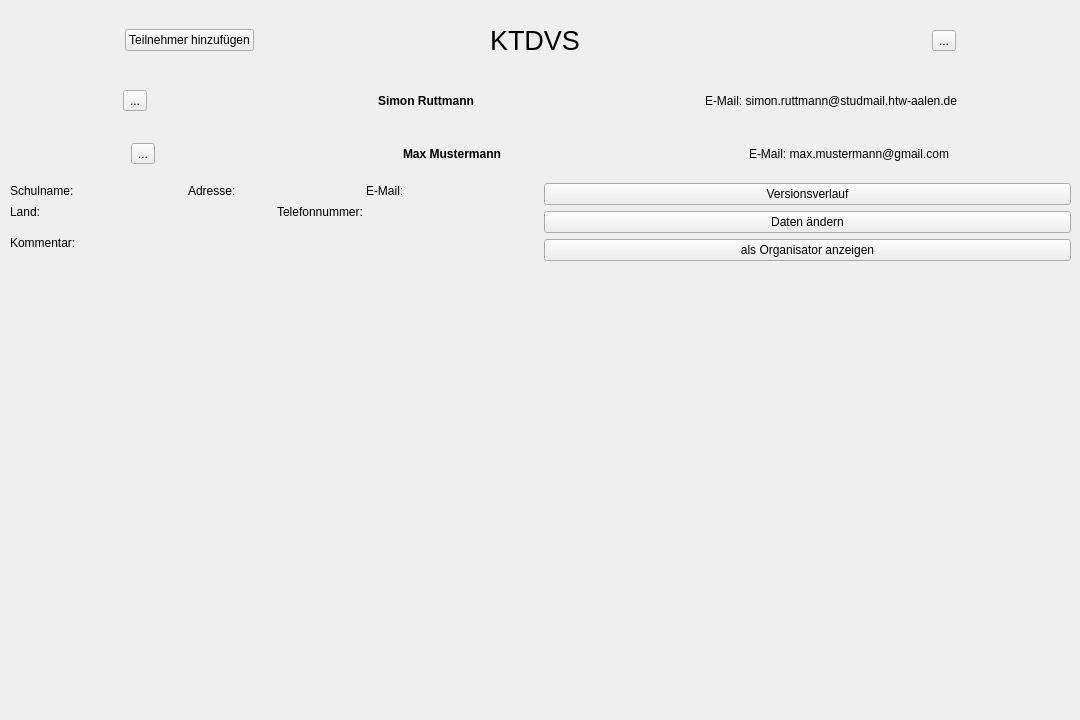
<?xml version="1.0" encoding="UTF-8"?>
<ui version="4.0">
 <class>view_teilnehmerliste</class>
 <widget class="QWidget" name="view_teilnehmerliste">
  <property name="geometry">
   <rect>
    <x>0</x>
    <y>0</y>
    <width>1080</width>
    <height>720</height>
   </rect>
  </property>
  <property name="windowTitle">
   <string>Form</string>
  </property>
  <widget class="QWidget" name="horizontalLayoutWidget">
   <property name="geometry">
    <rect>
     <x>10</x>
     <y>10</y>
     <width>1061</width>
     <height>61</height>
    </rect>
   </property>
   <layout class="QHBoxLayout" name="horizontalLayout">
    <property name="spacing">
     <number>6</number>
    </property>
    <property name="sizeConstraint">
     <enum>QLayout::SetDefaultConstraint</enum>
    </property>
    <item>
     <spacer name="horizontalSpacer_3">
      <property name="orientation">
       <enum>Qt::Horizontal</enum>
      </property>
      <property name="sizeHint" stdset="0">
       <size>
        <width>40</width>
        <height>20</height>
       </size>
      </property>
     </spacer>
    </item>
    <item>
     <widget class="QPushButton" name="pushButton">
      <property name="text">
       <string>Teilnehmer hinzufügen</string>
      </property>
     </widget>
    </item>
    <item>
     <spacer name="horizontalSpacer">
      <property name="orientation">
       <enum>Qt::Horizontal</enum>
      </property>
      <property name="sizeHint" stdset="0">
       <size>
        <width>40</width>
        <height>20</height>
       </size>
      </property>
     </spacer>
    </item>
    <item>
     <spacer name="horizontalSpacer_7">
      <property name="orientation">
       <enum>Qt::Horizontal</enum>
      </property>
      <property name="sizeHint" stdset="0">
       <size>
        <width>40</width>
        <height>20</height>
       </size>
      </property>
     </spacer>
    </item>
    <item>
     <widget class="QLabel" name="label">
      <property name="font">
       <font>
        <pointsize>20</pointsize>
       </font>
      </property>
      <property name="text">
       <string>KTDVS</string>
      </property>
     </widget>
    </item>
    <item>
     <spacer name="horizontalSpacer_2">
      <property name="orientation">
       <enum>Qt::Horizontal</enum>
      </property>
      <property name="sizeHint" stdset="0">
       <size>
        <width>40</width>
        <height>20</height>
       </size>
      </property>
     </spacer>
    </item>
    <item>
     <spacer name="horizontalSpacer_8">
      <property name="orientation">
       <enum>Qt::Horizontal</enum>
      </property>
      <property name="sizeHint" stdset="0">
       <size>
        <width>40</width>
        <height>20</height>
       </size>
      </property>
     </spacer>
    </item>
    <item>
     <spacer name="horizontalSpacer_6">
      <property name="orientation">
       <enum>Qt::Horizontal</enum>
      </property>
      <property name="sizeHint" stdset="0">
       <size>
        <width>40</width>
        <height>20</height>
       </size>
      </property>
     </spacer>
    </item>
    <item>
     <widget class="QToolButton" name="toolButton">
      <property name="styleSheet">
       <string notr="true">QToolButton{
	color: rgb(0, 0, 0);
}</string>
      </property>
      <property name="text">
       <string>...</string>
      </property>
      <property name="icon">
       <iconset>
        <normaloff>../../../Test/Resources/Logout.png</normaloff>../../../Test/Resources/Logout.png</iconset>
      </property>
      <property name="checkable">
       <bool>false</bool>
      </property>
     </widget>
    </item>
    <item>
     <spacer name="horizontalSpacer_4">
      <property name="orientation">
       <enum>Qt::Horizontal</enum>
      </property>
      <property name="sizeType">
       <enum>QSizePolicy::Expanding</enum>
      </property>
      <property name="sizeHint" stdset="0">
       <size>
        <width>40</width>
        <height>20</height>
       </size>
      </property>
     </spacer>
    </item>
   </layout>
  </widget>
  <widget class="QWidget" name="horizontalLayoutWidget_2">
   <property name="geometry">
    <rect>
     <x>10</x>
     <y>80</y>
     <width>1061</width>
     <height>41</height>
    </rect>
   </property>
   <layout class="QHBoxLayout" name="horizontalLayout_2">
    <item>
     <spacer name="horizontalSpacer_10">
      <property name="orientation">
       <enum>Qt::Horizontal</enum>
      </property>
      <property name="sizeHint" stdset="0">
       <size>
        <width>40</width>
        <height>20</height>
       </size>
      </property>
     </spacer>
    </item>
    <item>
     <widget class="QToolButton" name="toolButton_2">
      <property name="text">
       <string>...</string>
      </property>
      <property name="icon">
       <iconset>
        <normaloff>../Resources/arrow_down.png</normaloff>../Resources/arrow_down.png</iconset>
      </property>
     </widget>
    </item>
    <item>
     <spacer name="horizontalSpacer_5">
      <property name="orientation">
       <enum>Qt::Horizontal</enum>
      </property>
      <property name="sizeHint" stdset="0">
       <size>
        <width>40</width>
        <height>20</height>
       </size>
      </property>
     </spacer>
    </item>
    <item>
     <spacer name="horizontalSpacer_13">
      <property name="orientation">
       <enum>Qt::Horizontal</enum>
      </property>
      <property name="sizeHint" stdset="0">
       <size>
        <width>40</width>
        <height>20</height>
       </size>
      </property>
     </spacer>
    </item>
    <item>
     <widget class="QLabel" name="label_2">
      <property name="font">
       <font>
        <weight>75</weight>
        <bold>true</bold>
       </font>
      </property>
      <property name="text">
       <string>Simon Ruttmann</string>
      </property>
     </widget>
    </item>
    <item>
     <spacer name="horizontalSpacer_9">
      <property name="orientation">
       <enum>Qt::Horizontal</enum>
      </property>
      <property name="sizeHint" stdset="0">
       <size>
        <width>40</width>
        <height>20</height>
       </size>
      </property>
     </spacer>
    </item>
    <item>
     <spacer name="horizontalSpacer_12">
      <property name="orientation">
       <enum>Qt::Horizontal</enum>
      </property>
      <property name="sizeHint" stdset="0">
       <size>
        <width>40</width>
        <height>20</height>
       </size>
      </property>
     </spacer>
    </item>
    <item>
     <widget class="QLabel" name="label_3">
      <property name="text">
       <string>E-Mail: simon.ruttmann@studmail.htw-aalen.de</string>
      </property>
     </widget>
    </item>
    <item>
     <spacer name="horizontalSpacer_11">
      <property name="orientation">
       <enum>Qt::Horizontal</enum>
      </property>
      <property name="sizeHint" stdset="0">
       <size>
        <width>40</width>
        <height>20</height>
       </size>
      </property>
     </spacer>
    </item>
   </layout>
  </widget>
  <widget class="QWidget" name="verticalLayoutWidget">
   <property name="geometry">
    <rect>
     <x>10</x>
     <y>130</y>
     <width>1061</width>
     <height>131</height>
    </rect>
   </property>
   <layout class="QVBoxLayout" name="verticalLayout">
    <item>
     <layout class="QHBoxLayout" name="horizontalLayout_4">
      <property name="sizeConstraint">
       <enum>QLayout::SetMinimumSize</enum>
      </property>
      <item>
       <spacer name="horizontalSpacer_14">
        <property name="orientation">
         <enum>Qt::Horizontal</enum>
        </property>
        <property name="sizeHint" stdset="0">
         <size>
          <width>40</width>
          <height>20</height>
         </size>
        </property>
       </spacer>
      </item>
      <item>
       <widget class="QToolButton" name="toolButton_3">
        <property name="text">
         <string>...</string>
        </property>
        <property name="icon">
         <iconset>
          <normaloff>../Resources/arrow_up.png</normaloff>../Resources/arrow_up.png</iconset>
        </property>
       </widget>
      </item>
      <item>
       <spacer name="horizontalSpacer_15">
        <property name="orientation">
         <enum>Qt::Horizontal</enum>
        </property>
        <property name="sizeHint" stdset="0">
         <size>
          <width>40</width>
          <height>20</height>
         </size>
        </property>
       </spacer>
      </item>
      <item>
       <spacer name="horizontalSpacer_16">
        <property name="orientation">
         <enum>Qt::Horizontal</enum>
        </property>
        <property name="sizeHint" stdset="0">
         <size>
          <width>40</width>
          <height>20</height>
         </size>
        </property>
       </spacer>
      </item>
      <item>
       <widget class="QLabel" name="label_4">
        <property name="font">
         <font>
          <weight>75</weight>
          <bold>true</bold>
         </font>
        </property>
        <property name="text">
         <string>Max Mustermann</string>
        </property>
       </widget>
      </item>
      <item>
       <spacer name="horizontalSpacer_17">
        <property name="orientation">
         <enum>Qt::Horizontal</enum>
        </property>
        <property name="sizeHint" stdset="0">
         <size>
          <width>40</width>
          <height>20</height>
         </size>
        </property>
       </spacer>
      </item>
      <item>
       <spacer name="horizontalSpacer_18">
        <property name="orientation">
         <enum>Qt::Horizontal</enum>
        </property>
        <property name="sizeHint" stdset="0">
         <size>
          <width>40</width>
          <height>20</height>
         </size>
        </property>
       </spacer>
      </item>
      <item>
       <widget class="QLabel" name="label_5">
        <property name="text">
         <string>E-Mail: max.mustermann@gmail.com</string>
        </property>
       </widget>
      </item>
      <item>
       <spacer name="horizontalSpacer_19">
        <property name="orientation">
         <enum>Qt::Horizontal</enum>
        </property>
        <property name="sizeHint" stdset="0">
         <size>
          <width>40</width>
          <height>20</height>
         </size>
        </property>
       </spacer>
      </item>
     </layout>
    </item>
    <item>
     <layout class="QHBoxLayout" name="horizontalLayout_5">
      <item>
       <layout class="QVBoxLayout" name="verticalLayout_2">
        <item>
         <layout class="QHBoxLayout" name="horizontalLayout_9"/>
        </item>
        <item>
         <layout class="QVBoxLayout" name="verticalLayout_4">
          <item>
           <layout class="QHBoxLayout" name="horizontalLayout_6">
            <item>
             <widget class="QLabel" name="label_6">
              <property name="text">
               <string>Schulname: </string>
              </property>
             </widget>
            </item>
            <item>
             <widget class="QLabel" name="label_7">
              <property name="text">
               <string>Adresse:</string>
              </property>
             </widget>
            </item>
            <item>
             <widget class="QLabel" name="label_8">
              <property name="text">
               <string>E-Mail:</string>
              </property>
             </widget>
            </item>
           </layout>
          </item>
          <item>
           <layout class="QHBoxLayout" name="horizontalLayout_7">
            <item>
             <widget class="QLabel" name="label_10">
              <property name="text">
               <string>Land:</string>
              </property>
             </widget>
            </item>
            <item>
             <widget class="QLabel" name="label_9">
              <property name="text">
               <string>Telefonnummer:</string>
              </property>
             </widget>
            </item>
           </layout>
          </item>
         </layout>
        </item>
        <item>
         <layout class="QHBoxLayout" name="horizontalLayout_8">
          <item>
           <widget class="QLabel" name="label_11">
            <property name="text">
             <string>Kommentar:</string>
            </property>
           </widget>
          </item>
         </layout>
        </item>
       </layout>
      </item>
      <item>
       <layout class="QVBoxLayout" name="verticalLayout_3">
        <item>
         <widget class="QPushButton" name="pushButton_3">
          <property name="text">
           <string>Versionsverlauf</string>
          </property>
         </widget>
        </item>
        <item>
         <widget class="QPushButton" name="pushButton_2">
          <property name="text">
           <string>Daten ändern</string>
          </property>
         </widget>
        </item>
        <item>
         <widget class="QPushButton" name="pushButton_4">
          <property name="text">
           <string>als Organisator anzeigen</string>
          </property>
         </widget>
        </item>
       </layout>
      </item>
     </layout>
    </item>
   </layout>
  </widget>
 </widget>
 <resources/>
 <connections/>
</ui>
